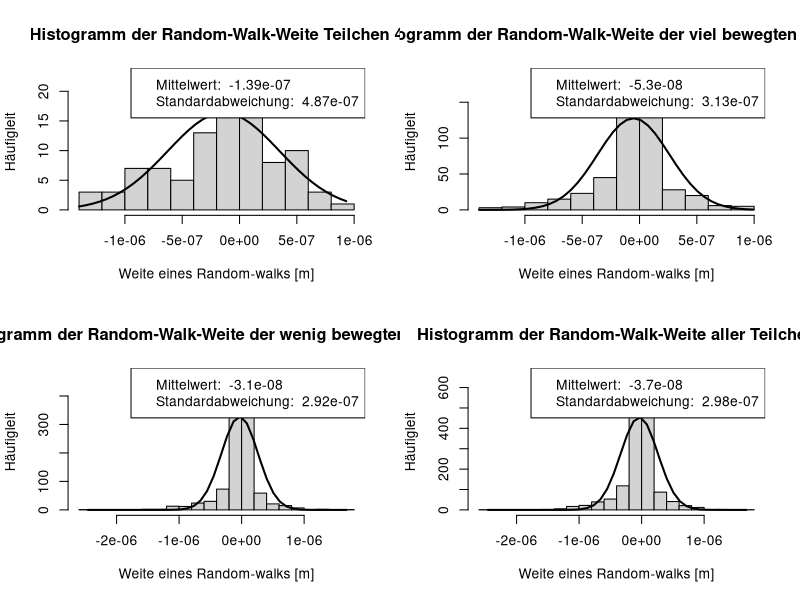

The R source for this figure:
### Einlesen des Schrittweiten dataframes
d_meter <- read.csv('Tabellen/d_meter.csv')

### Funktion zur Berechnung der Schrittweiten, spaltenweise
calculateDistance1D = function(vector){
  shift_vector = c(0, vector[1:(length(vector)-1)])
  dist = vector-shift_vector
  dist[1] = 0
  return(dist)
}

### Berechnung der Schrittweite der einzelnen random-walks
# Teilchen4
spalten = 4
distances = c()
for (col in spalten){
  walk = calculateDistance1D(d_meter[, col])
  distances = append(distances, walk)
} 
T4 <- distances
mean4 <- mean(distances)
sd4 <- sd(distances)

# Schnelle Teilchen
spalten = c(3,4,7,10,14)
distances = c()
for (col in spalten){
  walk = calculateDistance1D(d_meter[, col])
  distances = append(distances, walk)
} 
TSchnell <- distances 
meanSchnell <- mean(distances)
sdSchnell <- sd(distances)

# Langsame Teilchen
spalten = c(6,16,15,12,2,5,17,13,8,1,9,11)
distances = c()
for (col in spalten){
  walk = calculateDistance1D(d_meter[, col])
  distances = append(distances, walk)
} 
TLangsam <- distances 
meanLangsam <- mean(distances)
sdLangsam <- sd(distances)

# Alle
distances = c()
for (col in 1:17){
  walk = calculateDistance1D(d_meter[, col])
  distances = append(distances, walk)
} 
TAlle <- distances 

### Plotten
# Plottingparameter
par(mfrow=c(2,2))
nbreaks = 15

# Funktion zum plotten der Histogramme
histogram <- function(vektor, title){
  h <- hist(vektor, breaks=nbreaks, main=title,
            xlab="Weite eines Random-walks [m]", 
            ylab = "Häufigleit")
  x2 <- seq(min(vektor), max(vektor), length = 40)
  fun <- dnorm(x2, mean = mean(vektor), sd = sd(vektor))
  fun <- fun * diff(h$mids[1:2]) * length(vektor)
  lines(x2, fun, lwd = 2)
  legend("topright",
         legend=c(paste("Mittelwert: ", round(mean(vektor),9)), 
                  paste("Standardabweichung: ", round(sd(vektor), 9)))
  )
}

# Ausgabe
histogram(T4, "Histogramm der Random-Walk-Weite Teilchen 4")
histogram(TSchnell, "Histogramm der Random-Walk-Weite der viel bewegten Teilchen")
histogram(TLangsam, "Histogramm der Random-Walk-Weite der wenig bewegten Teilchen")
histogram(TAlle, "Histogramm der Random-Walk-Weite aller Teilchen")
